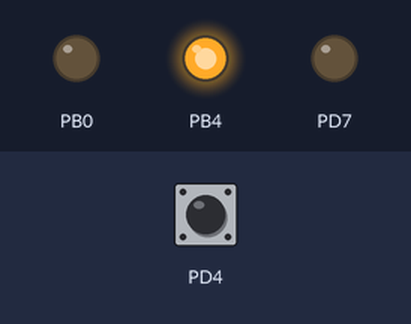
Recording of a program running on a simulated ATmega328P, built with avr-gcc and emulated at 16 MHz. Parts: output pins drawn as LEDs (lit = HIGH). Inputs (shaded band) come from the test bench; at power-on: PD4 HIGH.

Above: at 1.2 s.
1.3 s: PD4 pulled LOW for 0.15 s
At 2.5 s:
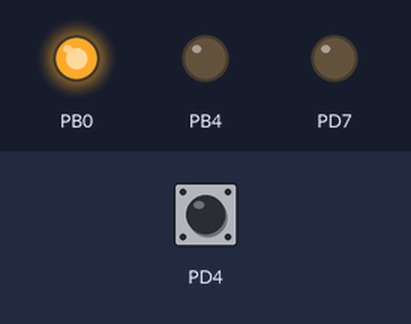
2.9 s: PD4 pulled LOW for 1 s
At 3.7 s:
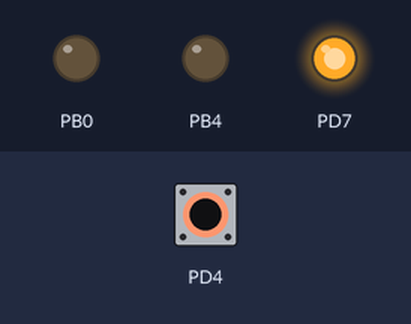
5.4 s: PD4 pulled LOW for 3.2 s
At 6.8 s:
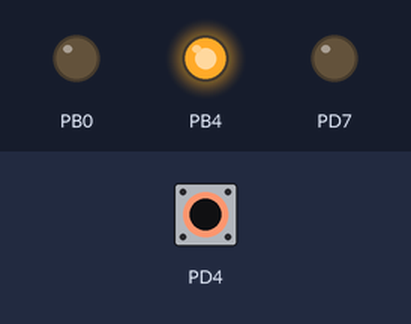
Timing chart, 0 to 8.4 s (numbered marks = the images above; inputs shaded):
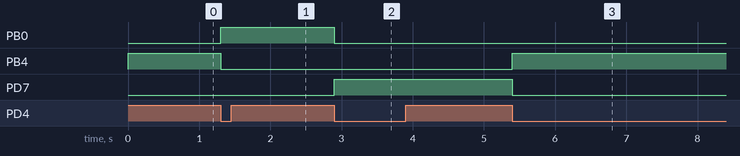

The program:

main.c
```c
/*
 * CambiaEstado.c
 *
 * Created: 17/5/2024 17:54:43
 * Author : polst
 */

#define F_CPU 16000000UL
#include <avr/io.h>
#include <util/delay.h>
#include <avr/interrupt.h>


volatile int state = 0;

ISR(PCINT2_vect){
	if (!(PIND & (1<<PIND4)))
	{
		if (state < 2)
		{
			state++;
		} else {
			state = 0;
		}
	}
}


int main(void)
{
	cli();

	// Configura el boton como entrada
	DDRD &= ~(1<<DDD4);		//Pin PD4 como entrada
    PORTD |= (1<<PORTD4);	// Habilita Pull-Up

	//Configura los leds como salida
	DDRB |= (1 << DDB4); // Pin PB4 como salida
	//PORTB &= ~(1<<PORTB4);	// Inicia apagado
	DDRB |= (1<<DDB0);	// Pin PB0 como salida
	//PORTB &= ~(1<<PORTB0);	// Pin PB0 como salida
	DDRD |= (1<<DDD7);	// Pin PD7 como salida
	//PORTD &= (1<<PORTD7);

	// Configura la interrupcion PCINT2
	PCICR |= (1 << PCIE2);			    // Habilita la interrupcion PCINT2
	PCMSK2 |= (1 << PCINT20);          // Habilita PCINT20 (PD4)


	/*PORTB |= (1 << PORTB4); // Enciende el LED
	PORTD &= ~(1 << PORTB0); // Apaga el LED
	PORTD &= ~(1 << PORTD7); // Apaga el LED*/


	sei();

    while (1)
    {
		if (state == 0)
		{
			PORTB |= (1<<PORTB4);
			PORTB &= ~(1<<PORTB0);
			PORTD &= ~(1<<PORTD7);

		} else if (state == 1)
		{
			PORTD &= ~(1<<PORTD7);
			PORTB &= ~(1<<PORTB4);
			PORTB |= (1<<PORTB0);

		} else if (state == 2)
		{
			PORTB &= ~(1<<PORTB4);
			PORTB &= ~(1<<PORTB0);
			PORTD |= (1<<PORTD7);

		} else if (state == 3)
		{
			PORTB &= ~(1<<PORTB4);
			PORTB &= ~(1<<PORTB0);
			PORTD &= ~(1<<PORTD7);
			state = 0;
		}
	}
}
```

Measured:
- after the input at 1.3 s, PB0: LOW → HIGH at once; PB4: HIGH → LOW at once
- after the input at 2.9 s, PB0: HIGH → LOW at once; PD7: LOW → HIGH at once
- after the input at 5.4 s, PB4: LOW → HIGH at once; PD7: HIGH → LOW at once
